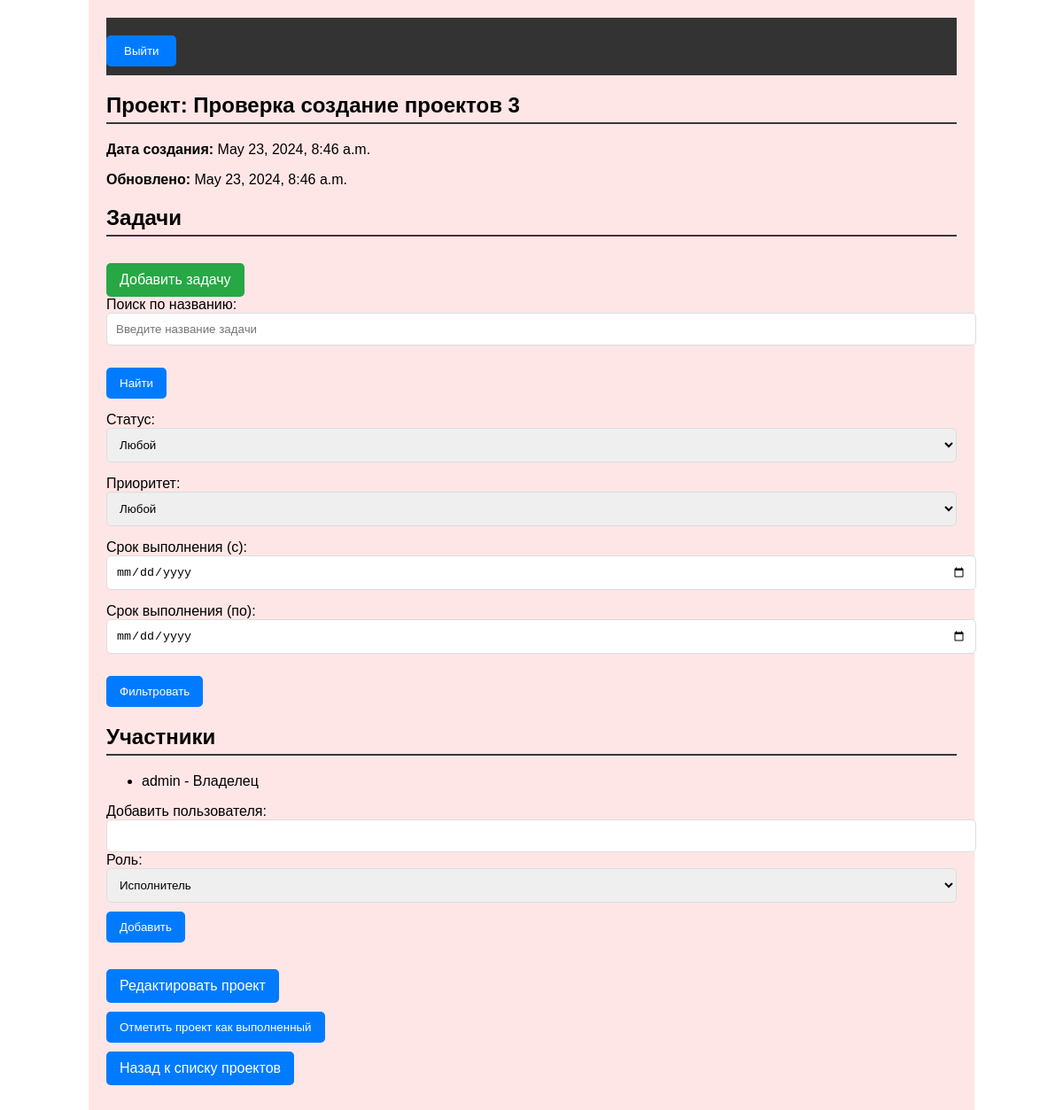
The app's page /project/3/ with its own data.
### tasks/models.py (models this page shows, shortened)
class Project(models.Model):
    name = models.CharField(max_length=255)
    description = models.TextField(blank=True, null=True)
    date_created = models.DateTimeField(auto_now_add=True)
    updated_at = models.DateTimeField(auto_now=True)
    completed = models.BooleanField(default=False)
    owner = models.ForeignKey(CustomUser, related_name='owned_projects', on_delete=models.CASCADE)
    users = models.ManyToManyField(get_user_model(), through='ProjectRole')

class ProjectRole(models.Model):
    ROLE_CHOICES = [
        ('owner', 'Владелец'),
        ('moderator', 'Модератор'),
        ('executor', 'Исполнитель')
    ]
    project = models.ForeignKey(Project, on_delete=models.CASCADE)
    user = models.ForeignKey(get_user_model(), on_delete=models.CASCADE)
    role = models.CharField(max_length=10, choices=ROLE_CHOICES, default='executor')
    class Meta:
        unique_together = ('project', 'user')

class CustomUser(AbstractUser):
    username = models.CharField(max_length=25, unique=True)
    email = models.EmailField(blank=False, unique=True)
    role = models.CharField(max_length=50)
    date_registered = models.DateTimeField(auto_now_add=True)
    login_at = models.DateTimeField(auto_now=True)
    notification_settings = models.JSONField(default=dict, blank=False)

### tasks/views.py (the view)
# urls.py: path('project/<int:project_id>/', views.project_detail, name='project_detail'),
def project_detail(request, project_id):
    project = get_object_or_404(Project, id=project_id)
    tasks = project.tasks.all()
    roles = ProjectRole.objects.filter(project=project)
    form = TaskFilterForm(request.GET or None)
    if form.is_valid():
        if form.cleaned_data['search']:
            tasks = tasks.filter(title__icontains=form.cleaned_data['search'])
    return render(request, 'project_detail.html', {
        'project': project,
        'tasks': tasks,
        'roles': roles,
        'form': form,
    })

### tasks/forms.py
class TaskFilterForm(forms.Form):
    search = forms.CharField(required=False, label='Название задачи')
    status = forms.ChoiceField(required=False, choices=[('', 'Любой'), ('completed', 'Завершенные'),
                                                        ('not_completed', 'Не завершенные')], label='Статус')
    priority = forms.ChoiceField(required=False, choices=[('', 'Любой'), (1, 'Низкий'), (2, 'Средний'), (3, 'Высокий')],
                                 label='Приоритет')
    due_date_from = forms.DateField(required=False, widget=forms.TextInput(attrs={'type': 'date'}),
                                    label='Срок выполнения (с)')
    due_date_to = forms.DateField(required=False, widget=forms.TextInput(attrs={'type': 'date'}),
                                  label='Срок выполнения (по)')

### tasks/templates/project_detail.html (shortened to what this page needs)
{% load static %}
<!DOCTYPE html>
<html lang="ru">
<head>
    <link rel="stylesheet" href="{% static 'css/project_detail.css' %}">
</head>
<body>
    <div class="container {{ project.completed|yesno:'completed,incomplete' }}">
        <header>
            <nav>
                <div class="user-info">
                    <form method="post" action="{% url 'logout' %}">
                        <button type="submit" class="btn btn-logout">Выйти</button>
                    </form>
                </div>
            </nav>
        </header>
        <section class="project-info">
            <h1>Проект: {{ project.name }}</h1>
            <p><strong>Дата создания:</strong> {{ project.date_created }}</p>
            <p><strong>Обновлено:</strong> {{ project.updated_at }}</p>
        </section>
        <section class="tasks">
            <h2>Задачи</h2>
            {% if not project.completed %}
            <a href="{% url 'add_task' project.id %}" class="btn add-task">Добавить задачу</a>
            {% else %}
            <p>Проект завершен, добавление задач недоступно</p>
            {% endif %}
            <form method="get" action=".">
                <div class="form-group">
                    <label for="search">Поиск по названию:</label>
                    <input type="text" id="search" name="search" class="form-control" placeholder="Введите название задачи">
                </div>
                <div class="form-group">
                    <button type="submit" class="btn btn-primary">Найти</button>
                </div>
                <div class="form-group">
                    <label for="status">Статус:</label>
                    <select name="status" id="status" class="form-control">
                        <option value="">Любой</option>
                    </select>
                </div>
                <div class="form-group">
                    <label for="priority">Приоритет:</label>
                    <select name="priority" id="priority" class="form-control">
                        <option value="">Любой</option>
                    </select>
                </div>
                <div class="form-group">
                    <label for="due_date_from">Срок выполнения (с):</label>
                    <input type="date" id="due_date_from" name="due_date_from" class="form-control">
                </div>
                <div class="form-group">
                    <label for="due_date_to">Срок выполнения (по):</label>
                    <input type="date" id="due_date_to" name="due_date_to" class="form-control">
                </div>
                <div class="form-group">
                    <button type="submit" class="btn btn-primary">Фильтровать</button>
                </div>
            </form>
        </section>
        <section class="project-users">
            <h2>Участники</h2>
            <ul>
                {% for role in roles %}
                    <li>{{ role.user.username }} - {{ role.get_role_display }}
                    </li>
                {% endfor %}
            </ul>
            <form method="post" action="{% url 'add_user_to_project' project.id %}" class="form-inline">
                <label for="username">Добавить пользователя:</label>
                <input type="text" id="username" name="username" class="form-control">
                <label for="role">Роль:</label>
                <select name="role" id="role" class="form-control">
                    <option value="executor">Исполнитель</option>
                </select>
                <button type="submit" class="btn">Добавить</button>
            </form>
        </section>
        <section class="project-actions">
            <a href="{% url 'edit_project' project.id %}" class="btn">Редактировать проект</a>
            <form method="post" action="{% url 'mark_project_completed' project.id %}">
                <button type="submit" class="btn">
                    {% if project.completed %}Отметить как не выполненный{% else %}Отметить проект как выполненный{% endif %}
                </button>
            </form>
            <a href="{% url 'home' %}" class="btn">Назад к списку проектов</a>
        </section>
    </div>
</body>
</html>

### tasks/static/css/project_detail.css (style rules this page uses)
body { font-family: Arial, sans-serif; margin: 0; padding: 0; }
.container { width: 80%; margin: auto; padding: 20px; }
.incomplete { background-color: #ffe6e6; }
header { background-color: #333; color: white; padding: 10px 0; }
header nav { display: flex; justify-content: flex-start; }
header nav .btn { background-color: #007bff; color: white; padding: 10px 20px; text-decoration: none; border-radius: 5px; margin-right: 10px; }
.project-info, .tasks, .project-users, .project-actions { margin-bottom: 20px; }
h1, h2 { border-bottom: 2px solid #343a40; padding-bottom: 5px; }
.btn { display: inline-block; background-color: #007bff; color: white; text-decoration: none; padding: 10px 15px; border-radius: 5px; cursor: pointer; border: none; margin-top: 10px; }
.form-group { margin-bottom: 15px; }
.form-control { width: 100%; padding: 10px; border-radius: 5px; border: 1px solid #ddd; }
.add-task { background-color: #28a745; }

### records on screen
Project: name "Проверка создание проектов 3", date_created "May 23, 2024, 8:46 a.m.", updated_at "May 23, 2024, 8:46 a.m."
ProjectRole: user.username "admin", role "Владелец"
